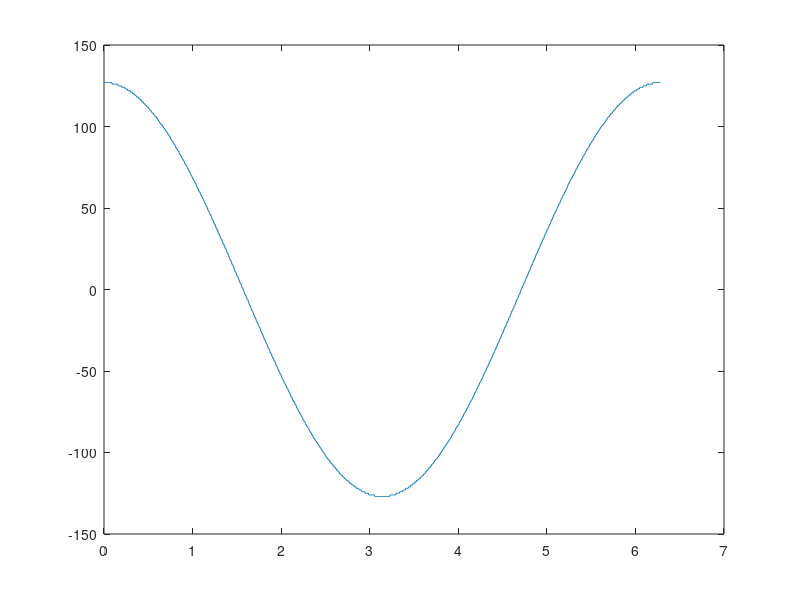

Reproduce this figure in MATLAB.
clc;clear;

width=8;
depth=1024;

x=linspace(0,2*pi,depth);
y_cos=cos(x);

y_cos=round(y_cos*(2^(width-1)-1));

plot(x,y_cos);
fid=fopen('C:\Users\72721\Desktop\1.coe','w');

fprintf(fid,'memory_initialization_radix = 10;\nmemory_initialization_vector =');

for i=1:depth
    
    if mod(i-1,8)==0
        fprintf(fid,'\n');
    end
    fprintf(fid,'%6d,',y_cos(i));
end

fclose(fid);